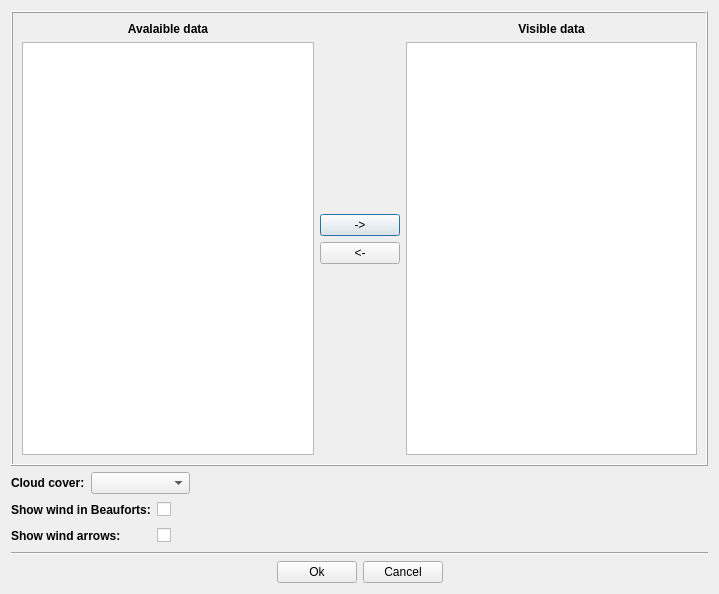
<?xml version="1.0" encoding="UTF-8"?>
<ui version="4.0">
 <class>MeteotableOptionsDialog</class>
 <widget class="QDialog" name="MeteotableOptionsDialog">
  <property name="geometry">
   <rect>
    <x>0</x>
    <y>0</y>
    <width>719</width>
    <height>594</height>
   </rect>
  </property>
  <property name="sizePolicy">
   <sizepolicy hsizetype="Expanding" vsizetype="Minimum">
    <horstretch>0</horstretch>
    <verstretch>0</verstretch>
   </sizepolicy>
  </property>
  <property name="windowTitle">
   <string>Meteotable parameters</string>
  </property>
  <layout class="QGridLayout" name="gridLayout_3">
   <item row="0" column="0" colspan="4">
    <widget class="QFrame" name="frame">
     <property name="autoFillBackground">
      <bool>false</bool>
     </property>
     <property name="frameShape">
      <enum>QFrame::Box</enum>
     </property>
     <property name="frameShadow">
      <enum>QFrame::Raised</enum>
     </property>
     <layout class="QGridLayout" name="gridLayout">
      <item row="0" column="0">
       <widget class="QLabel" name="label_2">
        <property name="font">
         <font>
          <weight>75</weight>
          <bold>true</bold>
         </font>
        </property>
        <property name="text">
         <string>Avalaible data</string>
        </property>
        <property name="alignment">
         <set>Qt::AlignCenter</set>
        </property>
       </widget>
      </item>
      <item row="0" column="1" rowspan="2">
       <layout class="QVBoxLayout" name="verticalLayout">
        <item>
         <spacer>
          <property name="orientation">
           <enum>Qt::Vertical</enum>
          </property>
          <property name="sizeHint" stdset="0">
           <size>
            <width>20</width>
            <height>40</height>
           </size>
          </property>
         </spacer>
        </item>
        <item>
         <widget class="QPushButton" name="btAddVisibleItem">
          <property name="text">
           <string>-&gt;</string>
          </property>
         </widget>
        </item>
        <item>
         <widget class="QPushButton" name="btRemoveVisibleItem">
          <property name="text">
           <string>&lt;-</string>
          </property>
         </widget>
        </item>
        <item>
         <spacer>
          <property name="orientation">
           <enum>Qt::Vertical</enum>
          </property>
          <property name="sizeHint" stdset="0">
           <size>
            <width>20</width>
            <height>40</height>
           </size>
          </property>
         </spacer>
        </item>
       </layout>
      </item>
      <item row="0" column="2">
       <widget class="QLabel" name="label_3">
        <property name="font">
         <font>
          <weight>75</weight>
          <bold>true</bold>
         </font>
        </property>
        <property name="text">
         <string>Visible data</string>
        </property>
        <property name="alignment">
         <set>Qt::AlignCenter</set>
        </property>
       </widget>
      </item>
      <item row="1" column="0">
       <widget class="QListWidget" name="listHiddenData">
        <property name="dragEnabled">
         <bool>true</bool>
        </property>
        <property name="dragDropOverwriteMode">
         <bool>false</bool>
        </property>
        <property name="dragDropMode">
         <enum>QAbstractItemView::InternalMove</enum>
        </property>
        <property name="selectionMode">
         <enum>QAbstractItemView::ExtendedSelection</enum>
        </property>
       </widget>
      </item>
      <item row="1" column="2">
       <widget class="QListWidget" name="listVisibleData">
        <property name="dragEnabled">
         <bool>true</bool>
        </property>
        <property name="dragDropOverwriteMode">
         <bool>false</bool>
        </property>
        <property name="dragDropMode">
         <enum>QAbstractItemView::InternalMove</enum>
        </property>
        <property name="selectionMode">
         <enum>QAbstractItemView::ExtendedSelection</enum>
        </property>
       </widget>
      </item>
     </layout>
    </widget>
   </item>
   <item row="1" column="0" colspan="4">
    <layout class="QGridLayout" name="gridLayout_2">
     <item row="0" column="0">
      <widget class="QLabel" name="label">
       <property name="font">
        <font>
         <weight>75</weight>
         <bold>true</bold>
        </font>
       </property>
       <property name="text">
        <string>Cloud cover:</string>
       </property>
      </widget>
     </item>
     <item row="0" column="1" colspan="2">
      <widget class="QComboBox" name="inputCloudsColorMode"/>
     </item>
     <item row="0" column="3">
      <spacer>
       <property name="orientation">
        <enum>Qt::Horizontal</enum>
       </property>
       <property name="sizeHint" stdset="0">
        <size>
         <width>100</width>
         <height>20</height>
        </size>
       </property>
      </spacer>
     </item>
     <item row="1" column="0" colspan="2">
      <widget class="QLabel" name="label_5">
       <property name="font">
        <font>
         <weight>75</weight>
         <bold>true</bold>
        </font>
       </property>
       <property name="text">
        <string>Show wind in Beauforts:</string>
       </property>
      </widget>
     </item>
     <item row="1" column="2">
      <widget class="QCheckBox" name="cbShowBeauforts">
       <property name="text">
        <string/>
       </property>
      </widget>
     </item>
     <item row="1" column="3">
      <spacer name="spacer">
       <property name="orientation">
        <enum>Qt::Horizontal</enum>
       </property>
       <property name="sizeHint" stdset="0">
        <size>
         <width>100</width>
         <height>20</height>
        </size>
       </property>
      </spacer>
     </item>
     <item row="2" column="0" colspan="2">
      <widget class="QLabel" name="label_4">
       <property name="font">
        <font>
         <weight>75</weight>
         <bold>true</bold>
        </font>
       </property>
       <property name="text">
        <string>Show wind arrows:</string>
       </property>
      </widget>
     </item>
     <item row="2" column="2">
      <widget class="QCheckBox" name="cbShowWindArrows">
       <property name="text">
        <string/>
       </property>
      </widget>
     </item>
     <item row="2" column="3">
      <spacer>
       <property name="orientation">
        <enum>Qt::Horizontal</enum>
       </property>
       <property name="sizeHint" stdset="0">
        <size>
         <width>100</width>
         <height>20</height>
        </size>
       </property>
      </spacer>
     </item>
    </layout>
   </item>
   <item row="2" column="0" colspan="4">
    <widget class="Line" name="line">
     <property name="orientation">
      <enum>Qt::Horizontal</enum>
     </property>
    </widget>
   </item>
   <item row="3" column="0">
    <spacer>
     <property name="orientation">
      <enum>Qt::Horizontal</enum>
     </property>
     <property name="sizeHint" stdset="0">
      <size>
       <width>254</width>
       <height>20</height>
      </size>
     </property>
    </spacer>
   </item>
   <item row="3" column="1">
    <widget class="QPushButton" name="btOK">
     <property name="text">
      <string>Ok</string>
     </property>
    </widget>
   </item>
   <item row="3" column="2">
    <widget class="QPushButton" name="btCancel">
     <property name="text">
      <string>Cancel</string>
     </property>
    </widget>
   </item>
   <item row="3" column="3">
    <spacer>
     <property name="orientation">
      <enum>Qt::Horizontal</enum>
     </property>
     <property name="sizeHint" stdset="0">
      <size>
       <width>253</width>
       <height>20</height>
      </size>
     </property>
    </spacer>
   </item>
  </layout>
 </widget>
 <resources/>
 <connections/>
</ui>
